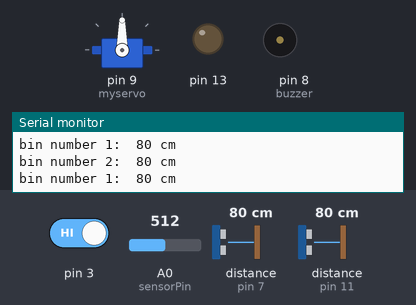
The sketch below on a simulated Arduino Uno, built with avr-gcc and run on an emulated ATmega328P. Shown: servo, output pins drawn as LEDs (lit = HIGH), buzzer (waves = sounding), the last lines printed to the serial monitor. Wiring (inferred from the names in the program): 2 × ultrasonic range finder: trigger pin 6, echo pin 7 / trigger pin 12, echo pin 11. Inputs (shaded band) come from the test bench; at power-on: pin 3 HIGH, distance to the obstacle (sensors on pin 7, pin 11) 80 cm, A0 (sensorPin) = 512. The echo pulse lasts 58.3 µs per cm; pins used as bus, display or sensor lines are not drawn.

Above: at 2.8 s.
2.9 s: pin 3 driven LOW
At 4.19 s:
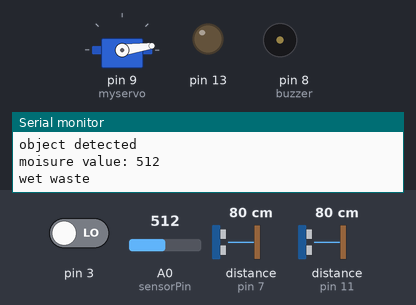
6.4 s: distance to the obstacle (sensor on pin 7) set to 6 cm
9.9 s: distance to the obstacle (sensor on pin 7) set to 3 cm
At 14.6 s:
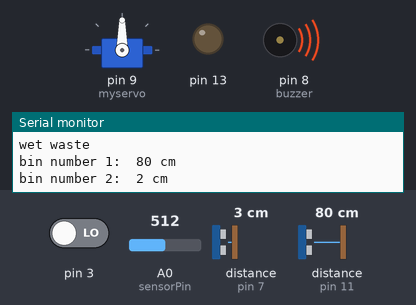
15.7 s: A0 (sensorPin) set to 810
28.4 s: pin 3 driven HIGH
At 31.9 s:
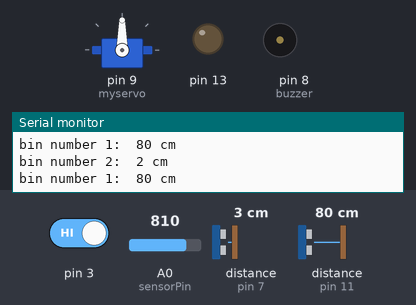
Timing chart, 0 to 32.9 s (numbered marks = the images above; inputs shaded):
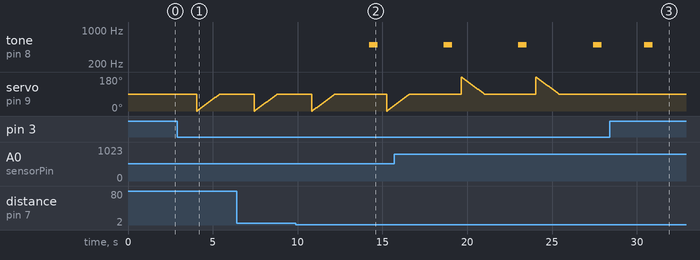

The sketch:

WasteManagementSystem.ino
```cpp
#include <Servo.h>

Servo myservo;  // create servo object to control a servo

int pos = 0;    // variable to store the servo position

int buzzer = 8;

//ultrasonic sensor 1
int echoPin1 = 11;
int initPin1 = 12;
int distance1 =0;

//ultrasonic sensor 2
int echoPin2 = 7;
int initPin2 = 6;
int distance2 =0;

int isDisSensor = 0;
int isDisSensor2 = 0;

#define sensorPower 7
#define sensorPin A0

void setup() {

   myservo.attach(9);  // attaches the servo on pin 9 to the servo object

  	pinMode(sensorPower, OUTPUT);
	// Initially keep the sensor OFF
	digitalWrite(sensorPower, LOW);

  pinMode(initPin1, OUTPUT);
  pinMode(echoPin1, INPUT);
  pinMode(initPin2, OUTPUT);
  pinMode(echoPin2, INPUT);


    pinMode(13,OUTPUT);
  pinMode(3,INPUT);

  Serial.begin(9600);
 }

void loop() {

  distance1 = getDistance(initPin1, echoPin1);
  printDistance(1, distance1);
  delay(1000);
 if (distance1<=3){
    tone(buzzer, 500);
delay(500);
noTone(buzzer);
delay(500);
  }


  distance2 = getDistance(initPin2, echoPin2);
  printDistance(2, distance2);
  delay(1000);
  if (distance2<=3){
    tone(buzzer, 500);
delay(500);
noTone(buzzer);
delay(500);
  }


   if (digitalRead(3)== LOW)
  {
    Serial.println("object detected");

  	Serial.print("moisure value: ");
	Serial.println(readSensor());
    	digitalWrite(sensorPower, HIGH);	// Turn the sensor ON
	delay(10);							// Allow power to settle

	int val = analogRead(sensorPin);	// Read the analog value form sensor
	digitalWrite(sensorPower, LOW);		// Turn the sensor OFF
  if(val<=800){
    Serial.println("wet waste");
      for (pos = 0; pos <= 90; pos += 1) { // goes from 0 degrees to 90 degrees
    // in steps of 1 degree
    myservo.write(pos);              // tell servo to go to position in variable 'pos'
    delay(15);     // waits 15 ms for the servo to reach the position
  }}
  else if (val>800)
  {
    Serial.println("dry waste");
    for (pos = 180; pos >= 90; pos -= 1) { // goes from 90 degrees to 0 degrees
    myservo.write(pos);              // tell servo to go to position in variable 'pos'
    delay(15);
     // waits 15 ms for the servo to reach the position
  }
  }
  }


}


int getDistance (int initPin, int echoPin){
 digitalWrite(initPin, HIGH);
 delayMicroseconds(10);
 digitalWrite(initPin, LOW);

 unsigned long pulseTime = pulseIn(echoPin, HIGH);
 int distance = pulseTime/58;
 return distance;

}
    //  This function returns the analog soil moisture measurement
int readSensor() {
	digitalWrite(sensorPower, HIGH);	// Turn the sensor ON
	delay(10);							// Allow power to settle
	int val = analogRead(sensorPin);	// Read the analog value form sensor
	digitalWrite(sensorPower, LOW);		// Turn the sensor OFF
	return val;							// Return analog moisture value
}

//display space left in respective bins
void printDistance(int id, int dist) {
    Serial.print("bin number ");
    Serial.print(id);
    Serial.print(":  ");


      Serial.print(dist, DEC);
      Serial.println(" cm");
    }
```

Measured:
- the behaviour switches between 5 and 4 cm on distance to the obstacle (sensor on pin 7) (found by bisection; images 1 and 2)
- after the input at 9.9 s, tone on pin 8 (buzzer): silent → 500 Hz after 4.3 s, → silent 0.50 s later
- after the input at 28.4 s, servo on pin 9 (myservo): stays 90° (without the input it goes to 180° after 0.04 s)
